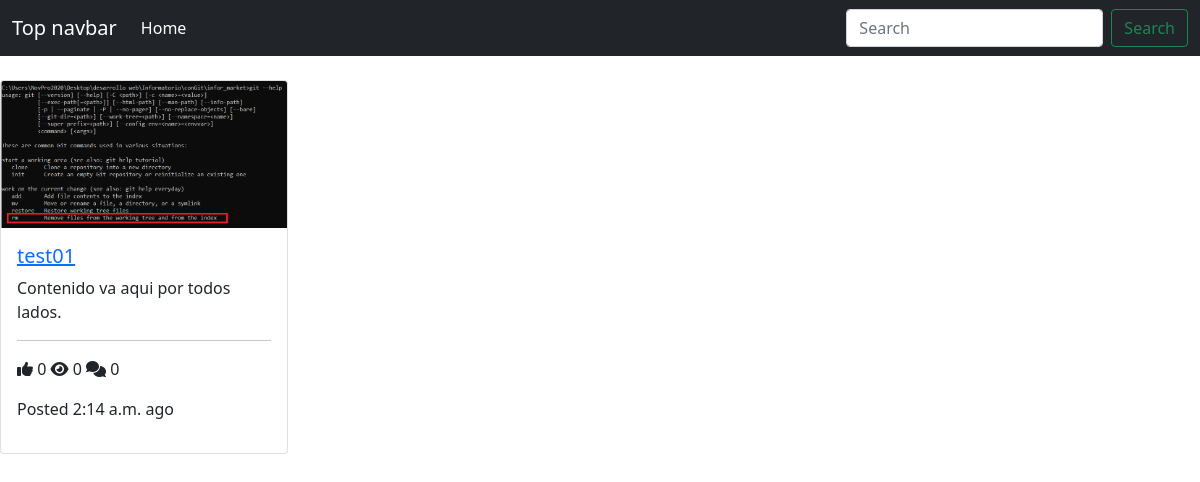
The app's page /, older data.
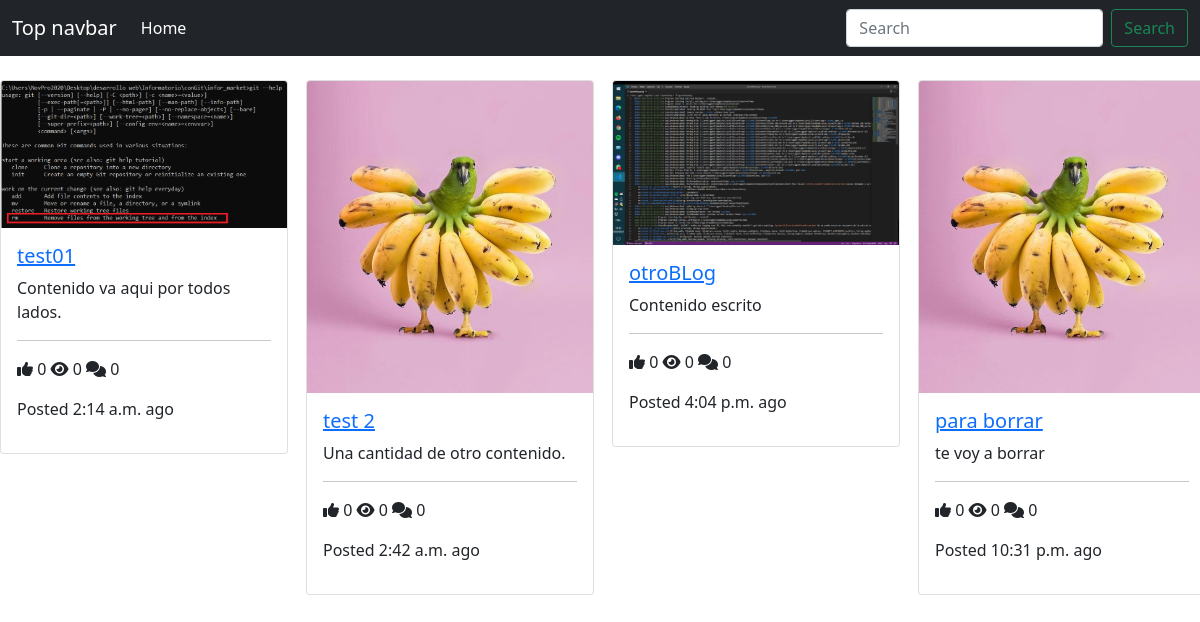
The same page, newer data.
### posts/models.py (models this page shows, shortened)
class Post(models.Model):
	title = models.CharField(max_length=50)
	content = models.TextField()
	thumbnail = models.ImageField()
	publish_date = models.TimeField(auto_now_add=True)
	last_updated = models.TimeField(auto_now=True)
	author = models.ForeignKey(User, on_delete=models.CASCADE)
	slug = models.SlugField()
	def get_absolute_url(self):
		return reverse("detail", kwargs={
			'slug': self.slug
		})
	@property
	def get_comment_count(self):
		return self.comment_set.all().count()
	@property
	def get_view_count(self):
		return self.postview_set.all().count()
	@property
	def get_like_count(self):
		return self.like_set.all().count()

### posts/views.py (the view)
# urls.py: path('', PostListView.as_view(), name="list"),
class PostListView(ListView):
	model = Post

### template/posts/post_list.html
{% extends 'base.html' %}
{% block content %}
	<div class="conteiner">
		<div class="row">
		{% for object in object_list %}
			<div class="col-3">
					<div class="card" style="width: 18rem;">
						<img class="card-img-top" src="{{object.thumbnail.url}}">
						<div class="card-body">
							<a href="{{object.get_absolute_url}}">
								<h5 class="card-title">{{object.title}}</h5>
							</a>
							<p class="card-text">{{object.content|truncatechars:40}}</p>
							<hr/>
							<p>
								<span><i class="fas fa-thumbs-up"></i> {{object.get_like_count}}</span>
								<span><i class="fas fa-eye"></i> {{object.get_view_count}}</span>
								<span><i class="fas fa-comments"></i> {{object.get_comment_count}}</span>
							</p>
							<p class="cardd-text">
								Posted {{object.publish_date|time}} ago
							</p>
						</div>
				</div>
			</div>
		{% endfor %}
		</div>
	</div>
{% endblock content %}

### template/base.html (shortened to what this page needs)
<!doctype html>
<html lang="en">
<head>
	<link href="https://cdn.jsdelivr.net/npm/bootstrap@5.1.3/dist/css/bootstrap.min.css" rel="stylesheet">
</head>
<body>
	<nav class="navbar navbar-expand-md navbar-dark bg-dark mb-4">
		<div class="container-fluid">
			<a class="navbar-brand" href="#">Top navbar</a>
			<div class="collapse navbar-collapse" id="navbarCollapse">
				<ul class="navbar-nav me-auto mb-2 mb-md-0">
					<li class="nav-item">
						<a class="nav-link active" aria-current="page" href="{% url 'list' %}">Home</a>
					</li>
				</ul>
				<form class="d-flex">
					<input class="form-control me-2" type="search" placeholder="Search" aria-label="Search">
					<button class="btn btn-outline-success" type="submit">Search</button>
				</form>
			</div>
		</div>
	</nav>
	{% block content %}
	{% endblock content %}
</body>
</html>

Row changes from the older to the newer data that the page shows:
added Post: thumbnail (picture), title "test 2", content "Una cantidad de otro contenido.", get_like_count "0", get_view_count "0", get_comment_count "0", publish_date "2:42 a.m."
added Post: thumbnail (picture), title "otroBLog", content "Contenido escrito", get_like_count "0", get_view_count "0", get_comment_count "0", publish_date "4:04 p.m."
added Post: thumbnail (picture), title "para borrar", content "te voy a borrar", get_like_count "0", get_view_count "0", get_comment_count "0", publish_date "10:31 p.m."
